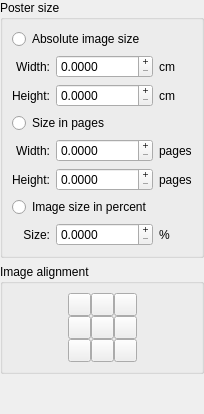
        <widget class="QWidget" name="m_posterSizeStep">
         <layout class="QVBoxLayout" name="_13">
          <property name="spacing">
           <number>6</number>
          </property>
          <property name="margin">
           <number>0</number>
          </property>
          <item>
           <widget class="QGroupBox" name="m_posterSizeGroup">
            <property name="title">
             <string>Poster size</string>
            </property>
            <layout class="QGridLayout" name="_14">
             <property name="margin">
              <number>9</number>
             </property>
             <property name="spacing">
              <number>6</number>
             </property>
             <item row="4" column="2">
              <widget class="QLabel" name="m_posterPagesWidthDimensionUnitLabel">
               <property name="text">
                <string>pages</string>
               </property>
              </widget>
             </item>
             <item row="2" column="2">
              <widget class="QLabel" name="m_posterAbsoluteHeightDimensionUnitLabel">
               <property name="text">
                <string>cm</string>
               </property>
              </widget>
             </item>
             <item row="5" column="2">
              <widget class="QLabel" name="m_posterPagesHeightDimensionUnitLabel">
               <property name="text">
                <string>pages</string>
               </property>
              </widget>
             </item>
             <item row="2" column="0">
              <widget class="QLabel" name="m_posterAbsoluteHeightLabel">
               <property name="text">
                <string>Height:</string>
               </property>
               <property name="alignment">
                <set>Qt::AlignRight|Qt::AlignTrailing|Qt::AlignVCenter</set>
               </property>
              </widget>
             </item>
             <item row="6" column="0" colspan="3">
              <widget class="QRadioButton" name="m_posterSizePercentualRadioButton">
               <property name="text">
                <string>Image size in percent</string>
               </property>
              </widget>
             </item>
             <item row="0" column="0" colspan="3">
              <widget class="QRadioButton" name="m_posterSizeAbsoluteRadioButton">
               <property name="text">
                <string>Absolute image size</string>
               </property>
              </widget>
             </item>
             <item row="1" column="2">
              <widget class="QLabel" name="m_posterAbsoluteWidthDimensionUnitLabel">
               <property name="text">
                <string>cm</string>
               </property>
              </widget>
             </item>
             <item row="3" column="0" colspan="3">
              <widget class="QRadioButton" name="m_posterSizeInPagesRadioButton">
               <property name="text">
                <string>Size in pages</string>
               </property>
              </widget>
             </item>
             <item row="4" column="0">
              <widget class="QLabel" name="m_posterPagesWidthLabel">
               <property name="text">
                <string>Width:</string>
               </property>
               <property name="alignment">
                <set>Qt::AlignRight|Qt::AlignTrailing|Qt::AlignVCenter</set>
               </property>
              </widget>
             </item>
             <item row="1" column="0">
              <widget class="QLabel" name="m_posterAbsoluteWidthLabel">
               <property name="text">
                <string>Width:</string>
               </property>
               <property name="alignment">
                <set>Qt::AlignRight|Qt::AlignTrailing|Qt::AlignVCenter</set>
               </property>
              </widget>
             </item>
             <item row="5" column="0">
              <widget class="QLabel" name="m_posterPagesHeightLabel">
               <property name="text">
                <string>Height:</string>
               </property>
               <property name="alignment">
                <set>Qt::AlignRight|Qt::AlignTrailing|Qt::AlignVCenter</set>
               </property>
              </widget>
             </item>
             <item row="7" column="0">
              <widget class="QLabel" name="m_posterPercentualSizeLabel">
               <property name="text">
                <string>Size:</string>
               </property>
               <property name="alignment">
                <set>Qt::AlignRight|Qt::AlignTrailing|Qt::AlignVCenter</set>
               </property>
              </widget>
             </item>
             <item row="7" column="2">
              <widget class="QLabel" name="m_posterPercentualSizeUnitLabel">
               <property name="text">
                <string>%</string>
               </property>
              </widget>
             </item>
             <item row="4" column="1">
              <widget class="SnapSpinBox" name="m_posterPagesWidthInput">
               <property name="sizePolicy">
                <sizepolicy hsizetype="Preferred" vsizetype="Fixed">
                 <horstretch>0</horstretch>
                 <verstretch>0</verstretch>
                </sizepolicy>
               </property>
               <property name="buttonSymbols">
                <enum>QAbstractSpinBox::PlusMinus</enum>
               </property>
               <property name="decimals">
                <number>4</number>
               </property>
               <property name="maximum">
                <double>999.000000000000000</double>
               </property>
              </widget>
             </item>
             <item row="5" column="1">
              <widget class="SnapSpinBox" name="m_posterPagesHeightInput">
               <property name="sizePolicy">
                <sizepolicy hsizetype="Preferred" vsizetype="Fixed">
                 <horstretch>0</horstretch>
                 <verstretch>0</verstretch>
                </sizepolicy>
               </property>
               <property name="buttonSymbols">
                <enum>QAbstractSpinBox::PlusMinus</enum>
               </property>
               <property name="decimals">
                <number>4</number>
               </property>
               <property name="maximum">
                <double>999.990000000000009</double>
               </property>
              </widget>
             </item>
             <item row="2" column="1">
              <widget class="SnapSpinBox" name="m_posterAbsoluteHeightInput">
               <property name="sizePolicy">
                <sizepolicy hsizetype="Preferred" vsizetype="Fixed">
                 <horstretch>0</horstretch>
                 <verstretch>0</verstretch>
                </sizepolicy>
               </property>
               <property name="buttonSymbols">
                <enum>QAbstractSpinBox::PlusMinus</enum>
               </property>
               <property name="decimals">
                <number>4</number>
               </property>
               <property name="maximum">
                <double>999999.000000000000000</double>
               </property>
              </widget>
             </item>
             <item row="1" column="1">
              <widget class="SnapSpinBox" name="m_posterAbsoluteWidthInput">
               <property name="sizePolicy">
                <sizepolicy hsizetype="Preferred" vsizetype="Fixed">
                 <horstretch>0</horstretch>
                 <verstretch>0</verstretch>
                </sizepolicy>
               </property>
               <property name="buttonSymbols">
                <enum>QAbstractSpinBox::PlusMinus</enum>
               </property>
               <property name="decimals">
                <number>4</number>
               </property>
               <property name="maximum">
                <double>999999.000000000000000</double>
               </property>
              </widget>
             </item>
             <item row="7" column="1">
              <widget class="SnapSpinBox" name="m_posterPercentualSizeInput">
               <property name="sizePolicy">
                <sizepolicy hsizetype="Preferred" vsizetype="Fixed">
                 <horstretch>0</horstretch>
                 <verstretch>0</verstretch>
                </sizepolicy>
               </property>
               <property name="buttonSymbols">
                <enum>QAbstractSpinBox::PlusMinus</enum>
               </property>
               <property name="decimals">
                <number>4</number>
               </property>
               <property name="maximum">
                <double>999999.000000000000000</double>
               </property>
              </widget>
             </item>
            </layout>
           </widget>
          </item>
          <item>
           <widget class="QGroupBox" name="m_posterAlignmentGroup">
            <property name="title">
             <string>Image alignment</string>
            </property>
            <layout class="QGridLayout" name="gridLayout">
             <property name="spacing">
              <number>0</number>
             </property>
             <item row="0" column="3">
              <widget class="QToolButton" name="m_posterAlignmentTopRightButton">
               <property name="text">
                <string/>
               </property>
               <property name="icon">
                <iconset resource="posterazor.qrc">
                 <normaloff>:/PosterAlignmentImages/alignmenttopright.png</normaloff>:/PosterAlignmentImages/alignmenttopright.png</iconset>
               </property>
               <property name="iconSize">
                <size>
                 <width>15</width>
                 <height>16</height>
                </size>
               </property>
               <property name="checkable">
                <bool>true</bool>
               </property>
               <property name="autoExclusive">
                <bool>true</bool>
               </property>
              </widget>
             </item>
             <item row="0" column="1">
              <widget class="QToolButton" name="m_posterAlignmentTopLeftButton">
               <property name="text">
                <string/>
               </property>
               <property name="icon">
                <iconset resource="posterazor.qrc">
                 <normaloff>:/PosterAlignmentImages/alignmenttopleft.png</normaloff>:/PosterAlignmentImages/alignmenttopleft.png</iconset>
               </property>
               <property name="iconSize">
                <size>
                 <width>15</width>
                 <height>16</height>
                </size>
               </property>
               <property name="checkable">
                <bool>true</bool>
               </property>
               <property name="autoExclusive">
                <bool>true</bool>
               </property>
              </widget>
             </item>
             <item row="0" column="2">
              <widget class="QToolButton" name="m_posterAlignmentTopButton">
               <property name="text">
                <string/>
               </property>
               <property name="icon">
                <iconset resource="posterazor.qrc">
                 <normaloff>:/PosterAlignmentImages/alignmenttophcenter.png</normaloff>:/PosterAlignmentImages/alignmenttophcenter.png</iconset>
               </property>
               <property name="iconSize">
                <size>
                 <width>15</width>
                 <height>16</height>
                </size>
               </property>
               <property name="checkable">
                <bool>true</bool>
               </property>
               <property name="autoExclusive">
                <bool>true</bool>
               </property>
              </widget>
             </item>
             <item row="1" column="1">
              <widget class="QToolButton" name="m_posterAlignmentLeftButton">
               <property name="text">
                <string/>
               </property>
               <property name="icon">
                <iconset resource="posterazor.qrc">
                 <normaloff>:/PosterAlignmentImages/alignmentvcenterleft.png</normaloff>:/PosterAlignmentImages/alignmentvcenterleft.png</iconset>
               </property>
               <property name="iconSize">
                <size>
                 <width>15</width>
                 <height>16</height>
                </size>
               </property>
               <property name="checkable">
                <bool>true</bool>
               </property>
               <property name="autoExclusive">
                <bool>true</bool>
               </property>
              </widget>
             </item>
             <item row="1" column="2">
              <widget class="QToolButton" name="m_posterAlignmentCenterButton">
               <property name="text">
                <string/>
               </property>
               <property name="icon">
                <iconset resource="posterazor.qrc">
                 <normaloff>:/PosterAlignmentImages/alignmentcenter.png</normaloff>:/PosterAlignmentImages/alignmentcenter.png</iconset>
               </property>
               <property name="iconSize">
                <size>
                 <width>15</width>
                 <height>16</height>
                </size>
               </property>
               <property name="checkable">
                <bool>true</bool>
               </property>
               <property name="autoExclusive">
                <bool>true</bool>
               </property>
              </widget>
             </item>
             <item row="1" column="3">
              <widget class="QToolButton" name="m_posterAlignmentRightButton">
               <property name="text">
                <string/>
               </property>
               <property name="icon">
                <iconset resource="posterazor.qrc">
                 <normaloff>:/PosterAlignmentImages/alignmentvcenterright.png</normaloff>:/PosterAlignmentImages/alignmentvcenterright.png</iconset>
               </property>
               <property name="iconSize">
                <size>
                 <width>15</width>
                 <height>16</height>
                </size>
               </property>
               <property name="checkable">
                <bool>true</bool>
               </property>
               <property name="autoExclusive">
                <bool>true</bool>
               </property>
              </widget>
             </item>
             <item row="2" column="1">
              <widget class="QToolButton" name="m_posterAlignmentBottomLeftButton">
               <property name="text">
                <string/>
               </property>
               <property name="icon">
                <iconset resource="posterazor.qrc">
                 <normaloff>:/PosterAlignmentImages/alignmentbottomleft.png</normaloff>:/PosterAlignmentImages/alignmentbottomleft.png</iconset>
               </property>
               <property name="iconSize">
                <size>
                 <width>15</width>
                 <height>16</height>
                </size>
               </property>
               <property name="checkable">
                <bool>true</bool>
               </property>
               <property name="autoExclusive">
                <bool>true</bool>
               </property>
              </widget>
             </item>
             <item row="2" column="2">
              <widget class="QToolButton" name="m_posterAlignmentBottomButton">
               <property name="text">
                <string/>
               </property>
               <property name="icon">
                <iconset resource="posterazor.qrc">
                 <normaloff>:/PosterAlignmentImages/alignmentbottomhcenter.png</normaloff>:/PosterAlignmentImages/alignmentbottomhcenter.png</iconset>
               </property>
               <property name="iconSize">
                <size>
                 <width>15</width>
                 <height>16</height>
                </size>
               </property>
               <property name="checkable">
                <bool>true</bool>
               </property>
               <property name="autoExclusive">
                <bool>true</bool>
               </property>
              </widget>
             </item>
             <item row="2" column="3">
              <widget class="QToolButton" name="m_posterAlignmentBottomRightButton">
               <property name="text">
                <string/>
               </property>
               <property name="icon">
                <iconset resource="posterazor.qrc">
                 <normaloff>:/PosterAlignmentImages/alignmentbottomright.png</normaloff>:/PosterAlignmentImages/alignmentbottomright.png</iconset>
               </property>
               <property name="iconSize">
                <size>
                 <width>15</width>
                 <height>16</height>
                </size>
               </property>
               <property name="checkable">
                <bool>true</bool>
               </property>
               <property name="autoExclusive">
                <bool>true</bool>
               </property>
              </widget>
             </item>
             <item row="0" column="0">
              <spacer name="horizontalSpacer_2">
               <property name="orientation">
                <enum>Qt::Horizontal</enum>
               </property>
               <property name="sizeHint" stdset="0">
                <size>
                 <width>0</width>
                 <height>20</height>
                </size>
               </property>
              </spacer>
             </item>
             <item row="0" column="4">
              <spacer name="horizontalSpacer_3">
               <property name="orientation">
                <enum>Qt::Horizontal</enum>
               </property>
               <property name="sizeHint" stdset="0">
                <size>
                 <width>0</width>
                 <height>20</height>
                </size>
               </property>
              </spacer>
             </item>
            </layout>
           </widget>
          </item>
          <item>
           <spacer name="spacer_2">
            <property name="orientation">
             <enum>Qt::Vertical</enum>
            </property>
            <property name="sizeType">
             <enum>QSizePolicy::Expanding</enum>
            </property>
            <property name="sizeHint" stdset="0">
             <size>
              <width>20</width>
              <height>40</height>
             </size>
            </property>
           </spacer>
          </item>
         </layout>
        </widget>
